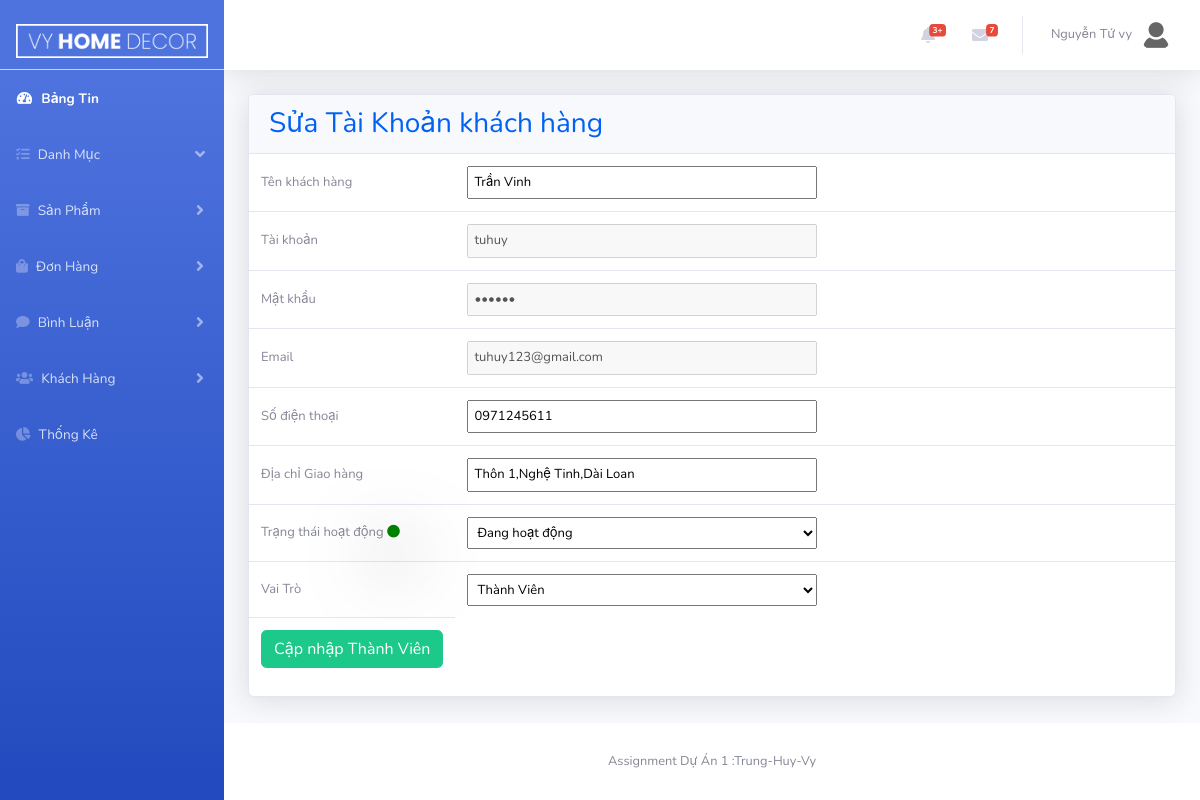
/Admin/index.php?act=customer&edit=5 (signed in), run on an earlier commit of the app's database.
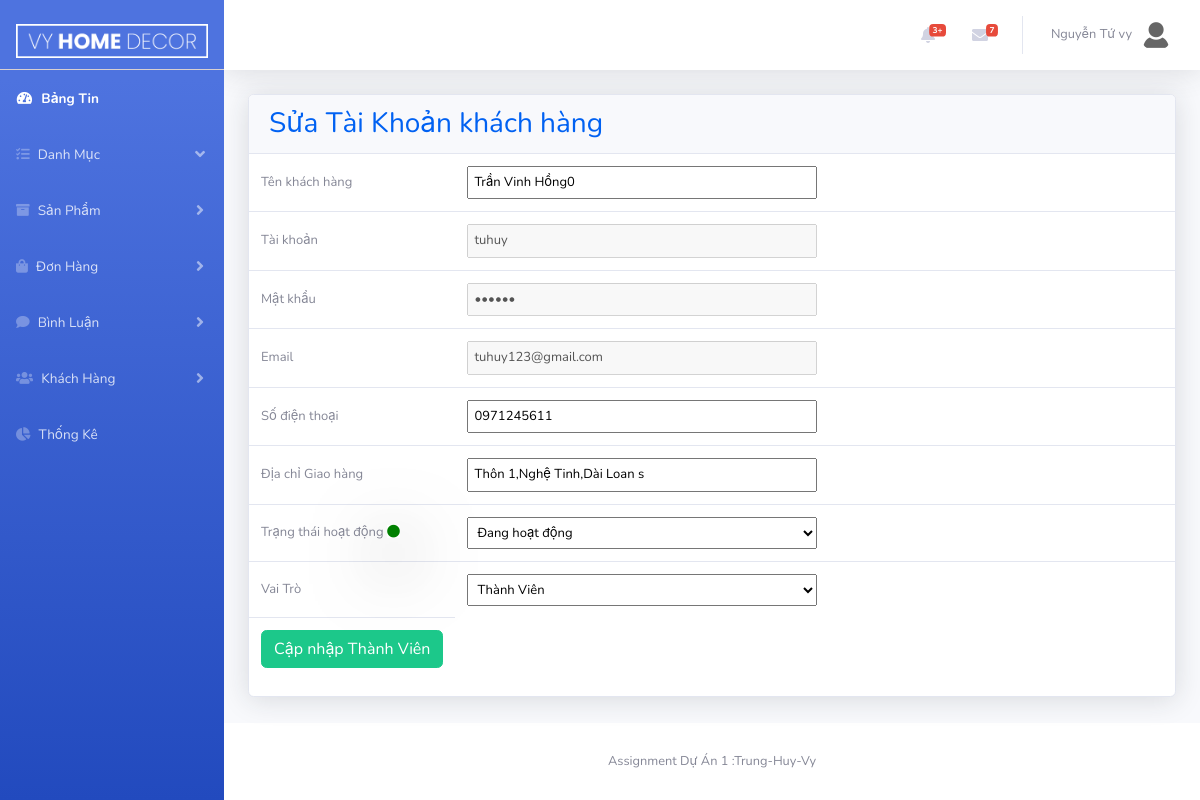
And on a later commit of the database.
### tables this page shows
CREATE TABLE `tbl_customer` (
  `custId` int(10) NOT NULL,
  `username` varchar(50) NOT NULL,
  `password` varchar(50) NOT NULL,
  `custName` varchar(50) NOT NULL,
  `image` varchar(255) DEFAULT NULL,
  `phone` varchar(50) DEFAULT NULL,
  `email` varchar(50) NOT NULL,
  `address` text DEFAULT NULL,
  `status` int(10) NOT NULL COMMENT '0:block ; 1:hoạt động',
  `role` int(10) NOT NULL COMMENT '0:khách hàng ;1:Admin'
);

### model/pdo.php (called while the page is built, shortened)
<?php
function pdo_get_connection()
{   $servername="localhost";
    $username='root';
    $password='';
    try{
        $dburl="mysql:host=$servername;dbname=vyhomedecor; charset=utf8";
        $conn = new PDO($dburl,$username,$password);
        $conn->setAttribute(PDO::ATTR_ERRMODE,PDO::ERRMODE_EXCEPTION);
        return $conn;
        }
        catch(PDOException $e){
            return "lỗi kết nối :". $e->getMessage();
        }
}
function pdo_query_one($sql){
    $sql_args = array_slice(func_get_args(),1);
    try{
        $conn =pdo_get_connection();
        $stmt =$conn->prepare($sql);
        $stmt -> execute($sql_args);
        $row =$stmt->fetch(PDO::FETCH_ASSOC);
        return $row;
    }catch(PDOException $e){
        throw $e;
    }
    finally{
        unset($conn);
    }
}
?>

### model/customer.php (called while the page is built, shortened)
<?php
include_once 'pdo.php';
function loadOne_customer($custId)
{
   $sql="SELECT * FROM tbl_customer where custId= $custId";
   $res =pdo_query_one($sql);
   return $res;
}
?>

### Admin/customer/edit.php (the view, shortened to what this page needs)
<div class="row">
    <div class="col-xl-12">
        <div class="card">
            <div class="card-header border-0">
                <div class="row align-items-center">
                    <div class="col">
                        <h3 class="mb-0">Sửa Tài Khoản khách hàng</h3>
                    </div>
                </div>
            </div>
            <div class="table-responsive">
                <form action="index.php?act=customer&update" method="post" enctype="multipart/form-data">
                    <table class="table align-items-center table-flush">
                        <tbody>
                            <tr>
                                <td width="170"> Tên khách hàng</td>
                                <td width="800">
                                    <input type="text" id="name" name='custName' value="<?= $oneCustomer['custName'] ?>">
                                </td>
                            </tr>
                            <tr>
                                <td> <i class="ni ni-circle-08"></i> Tài khoản</td>
                                <td>
                                    <input type="text" id="username" value="<?= $oneCustomer['username'] ?>" disabled>
                                </td>
                            </tr>
                            <tr>
                                <td>Mật khẩu</td>
                                <td><input type="password" id="password" value="<?= $oneCustomer['password'] ?>" disabled>
                                </td>
                            </tr>
                            <tr>
                                <td><i class="ni ni-email-83"></i> Email</td>
                                <td><input type="email" id="email" name="email" value="<?= $oneCustomer['email'] ?>" disabled>
                                </td>
                            </tr>
                            <tr>
                                <td> Số điện thoại</td>
                                <td><input type="text" id="phone" name="phone" value="<?= $oneCustomer['phone'] ?>">
                                </td>
                            </tr>
                            <tr>
                                <td><i class="ni ni-square-pin"></i> Địa chỉ Giao hàng</td>
                                <td> <input type="text" name="address" value="<?= $oneCustomer['address'] ?>"> </td>
                            </tr>
                            <tr>
                                <td> Trạng thái hoạt động <?php echo $oneCustomer['status'] == 0 ? " <i class='fas fa-circle fa-red'></i>" : " <i class='fas fa-circle fa-green'></i>"; ?> </td>
                                <td>
                                    <select name="status" id="">
                                        <option value="1" <?php echo $oneCustomer['status'] == 1 ? "selected" : "" ?>>Đang hoạt động </option>
                                    </select>
                                </td>
                            </tr>
                            <tr>
                                <td> Vai Trò</td>
                                <td>
                                    <select name="role" id="">
                                        <option value="0" <?php echo $oneCustomer['role'] == 0 ? "selected" : "" ?>>Thành Viên</option>
                                    </select>
                                </td>
                            </tr>
                            <tr>
                                <td>
                                    <input class="btn btn-success" id="updateCust" type="submit" name="updateCust" value="Cập nhập Thành Viên">
                                </td>
                            </tr>
                        </tbody>
                    </table>
                </form>
            </div>
        </div>
    </div>
</div>

What changed in the data, as far as the page shows it:
changed tbl_customer "tuhuy": custName "Trần Vinh" → "Trần Vinh Hồng0"; address "Thôn 1,Nghệ Tinh,Dài Loan" → "Thôn 1,Nghệ Tinh,Dài Loan s"
